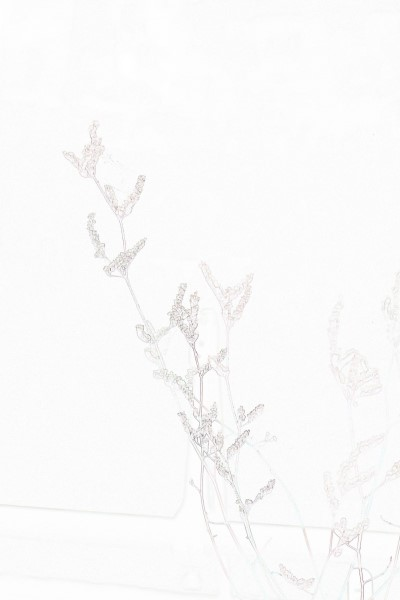
//> input picture Postboxes/Media/home.jpg, 400 x 600 px
$ ./main   (built with g++ and OpenCV 4)
//> lines starting //> are read from the running program, lines starting //| are printed output that depends on the picture; after the words box and inside, x2 and y2 are one past the last pixel; in counts of white or black regions, pixels touching at a corner belong together
//> further down, image is the input picture: 600 rows x 400 cols, CV_8UC3; mean B, G, R 249.9, 249.9, 250.1
### Postboxes/Utilities.cpp
/*
 * This code is provided as part of "A Practical Introduction to Computer Vision with OpenCV"
 * by Kenneth Dawson-Howe © Wiley & Sons Inc. 2014.  All rights reserved.
 */
#include "opencv2/core.hpp"
#include "opencv2/imgproc.hpp"
#include "opencv2/video.hpp"
#include "opencv2/highgui.hpp"
#include <stdio.h>
#include <iostream>
#include "Utilities.h"

using namespace std;
using namespace cv;

// [284 lines left out: functions ShowHLS, writeText, writeText, JoinImagesHorizontally, JoinSingleImage, JoinImagesHorizontally and 22 more, not called in this run]

Mat ComputeDefaultImage( Mat& passed_image )
{
	Mat five_by_five_element(5,5,CV_8U,Scalar(1));
	Mat opened_image, image_gray, image_gray_edges, image_edges;
	morphologyEx(passed_image,opened_image,MORPH_OPEN,five_by_five_element);
	cvtColor(opened_image, image_gray, COLOR_BGR2GRAY);
	Canny(image_gray,image_gray_edges,100,150);
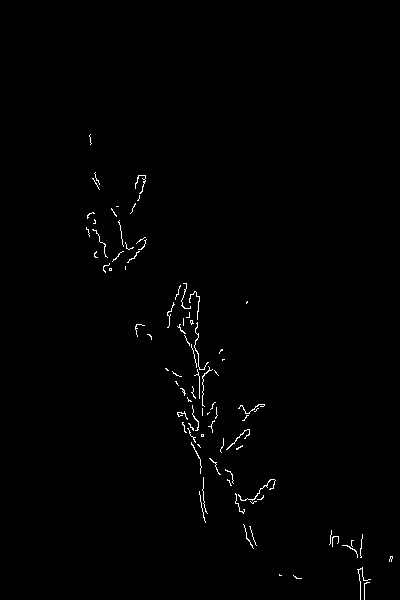
//> image_gray_edges: 600 rows x 400 cols, CV_8UC1; 0.73% white in thin lines or dots, all inside (x1, y1, x2, y2) = (86, 134, 393, 600)
	cvtColor(image_gray_edges, image_edges, COLOR_GRAY2BGR);
	vector<Mat> input_planes(3);
	split(opened_image,input_planes);
	vector<Mat> output_planes;
	Mat temp_image = passed_image.clone();
	split(temp_image,output_planes);
	for (int plane=0; plane < opened_image.channels(); plane++)
		Canny(input_planes[plane],output_planes[plane],50,120);
	Mat multispectral_edges, default_image;
	bitwise_or( output_planes[0], output_planes[2], output_planes[0] );
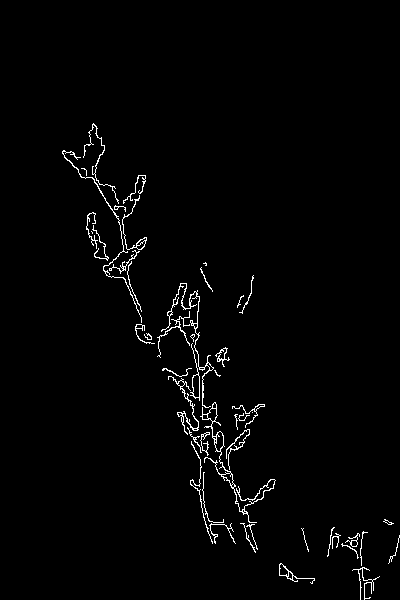
//> output_planes[0]: 600 rows x 400 cols, CV_8UC1; 1.7% white in thin lines or dots, all inside (x1, y1, x2, y2) = (62, 123, 400, 600)
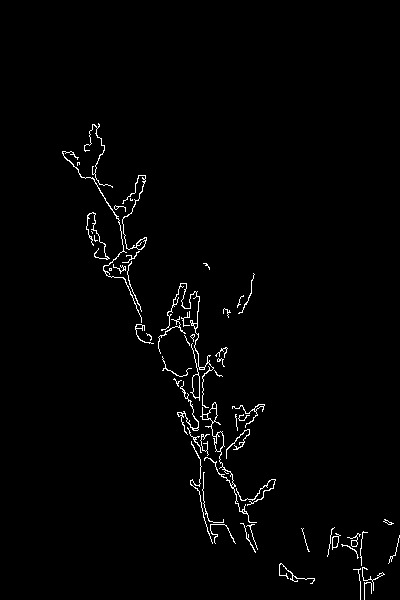
//> output_planes[1]: 600 rows x 400 cols, CV_8UC1; 1.6% white in thin lines or dots, all inside (x1, y1, x2, y2) = (62, 123, 400, 600)
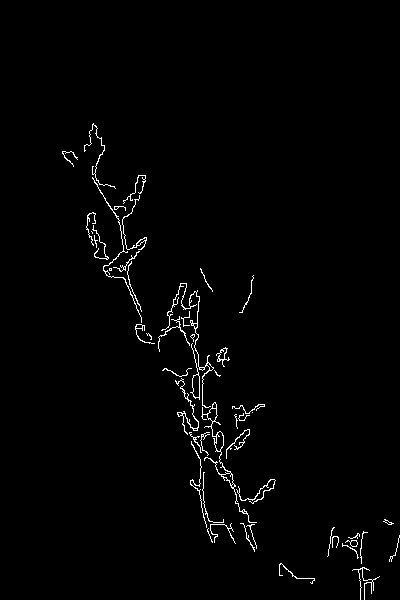
//> output_planes[2]: 600 rows x 400 cols, CV_8UC1; 1.5% white in thin lines or dots, all inside (x1, y1, x2, y2) = (62, 123, 400, 600)
	bitwise_or( output_planes[0], output_planes[1], output_planes[0] );
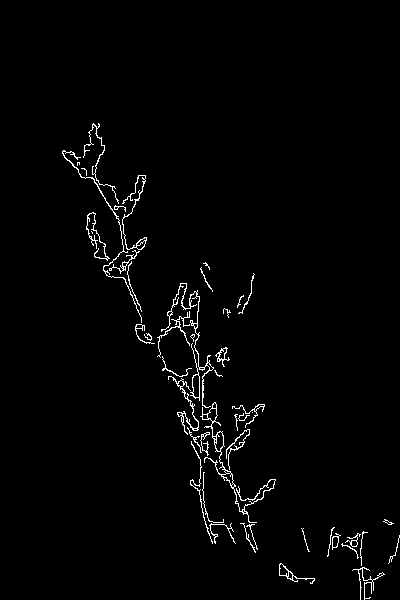
//> output_planes[0]: 600 rows x 400 cols, CV_8UC1; 1.8% white in thin lines or dots, all inside (x1, y1, x2, y2) = (62, 123, 400, 600)
	output_planes[2] = output_planes[0];
	output_planes[1] = output_planes[0];
	merge(output_planes, multispectral_edges);
	bitwise_or( passed_image, multispectral_edges, default_image );
    return default_image;
}

	// [98 lines left out: functions DrawHistogram, ComputeOTSUThreshold, DistanceBetweenPoints, DistanceBetweenPoints, not called in this run]

### Postboxes/main.cpp
/*
 * This code is provided as part of "A Practical Introduction to Computer Vision with OpenCV"
 * by Kenneth Dawson-Howe © Wiley & Sons Inc. 2014.  All rights reserved.
 */
#include "Utilities.h"
#include <iostream>
#include <fstream>
#include <list>

VideoCapture* postbox_video;


int main(int argc, const char** argv)
{
	Mat* image = new Mat();
	string filename_img("Media/home.jpg");
	*image = imread(filename_img, -1);
	if (image->empty())
	{
		cout << "Could not open " << filename_img << endl;
		return -1;
	}

	const char* video_file = "Media/PostboxesWithLines.avi";
	VideoCapture* postbox_video = new VideoCapture;
	string filename_vid(video_file);
	postbox_video->open(filename_vid);
	if (!postbox_video->isOpened())
	{
		cout << "Cannot open video file: " << filename_vid << endl;
		//			return -1;
	}

	// [17 lines of commented-out code are left out]

	int line_step = 13;
	Point location(7, 13);
	Scalar colour(0, 0, 0);
	Mat default_image = ComputeDefaultImage(*image);
	putText(default_image, "OpenCV demonstration system from:", location, FONT_HERSHEY_SIMPLEX, 0.4, colour);
	location.y += line_step * 3 / 2;
	putText(default_image, "m. My Application", location, FONT_HERSHEY_SIMPLEX, 0.4, colour);
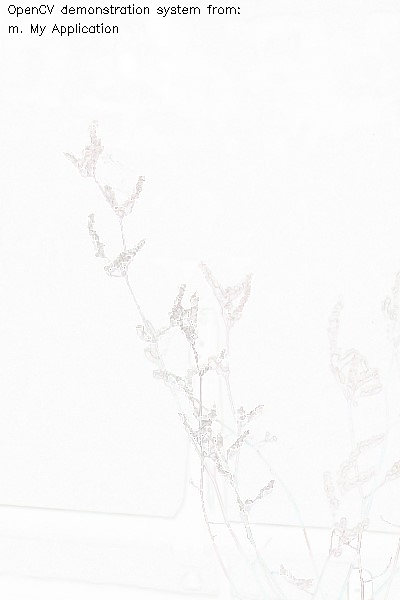
//> default_image: 600 rows x 400 cols, CV_8UC3; mean B, G, R 249.5, 249.5, 249.7
	location.y += line_step;
	putText(default_image, "X. eXit", location, FONT_HERSHEY_SIMPLEX, 0.4, colour);
//> default_image: 600 rows x 400 cols, CV_8UC3; 77 pixels changed, all inside (x1, y1, x2, y2) = (8, 36, 49, 46)
	//Mat imageROI;
	//imageROI = default_image(cv::Rect(0, 0, default_image.cols, 245));
	//addWeighted(imageROI, 2.5, imageROI, 0.0, 0.0, imageROI);

	int choice;
	do
	{
		imshow("Welcome", default_image);
		choice = cv::waitKey();
//> the 'x' key is pressed
		cv::destroyAllWindows();
		switch (choice)
		{
		case 'm':
			MyApplication(*postbox_video);
			break;
		default:
			break;
		}
	} while ((choice != 'x') && (choice != 'X'));
}
